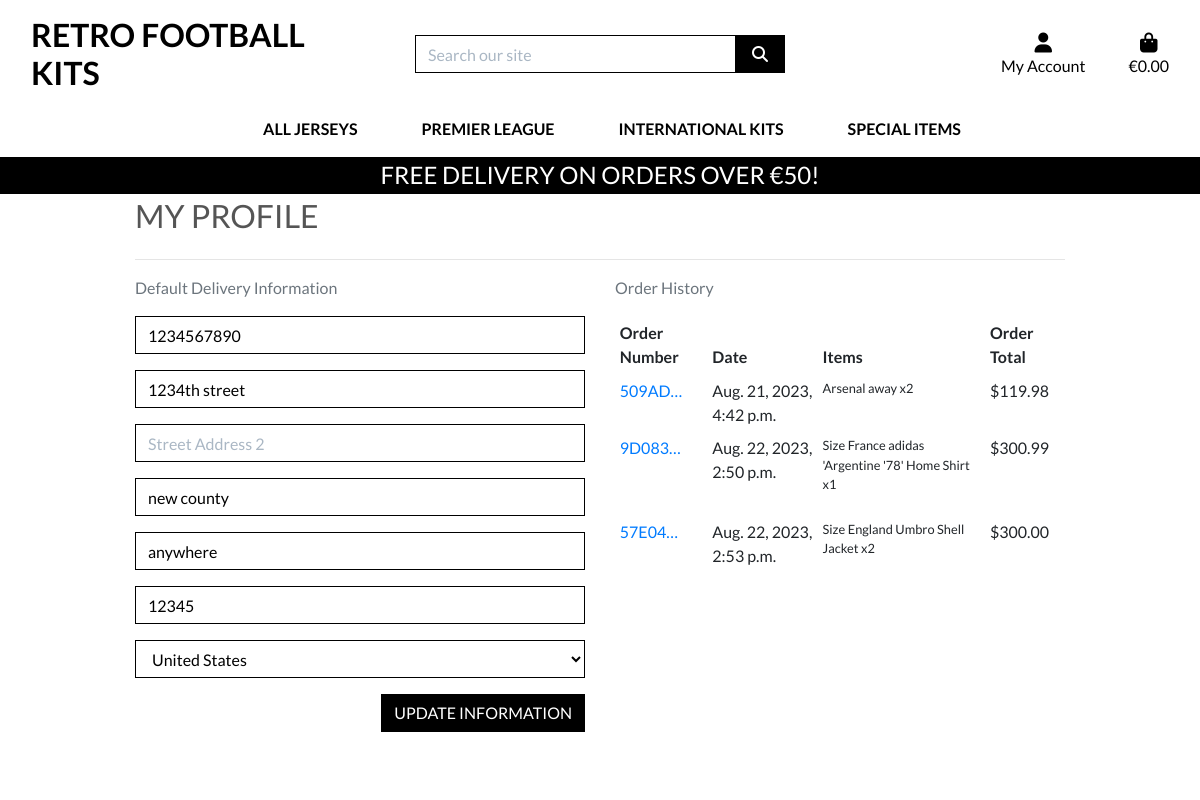
Screenshot of /profile/ (signed in) with the database file from the repository.
### profiles/models.py (models this page shows, shortened)
class UserProfile(models.Model):
    user = models.OneToOneField(User, on_delete=models.CASCADE)
    default_phone_number = models.CharField(max_length=20, null=True, blank=True)
    default_street_address1 = models.CharField(max_length=80, null=True, blank=True)
    default_street_address2 = models.CharField(max_length=80, null=True, blank=True)
    default_town_or_city = models.CharField(max_length=40, null=True, blank=True)
    default_county = models.CharField(max_length=80, null=True, blank=True)
    default_postcode = models.CharField(max_length=20, null=True, blank=True)
    default_country = CountryField(blank_label='Country', null=True, blank=True)

### checkout/models.py (models this page shows, shortened)
class Order(models.Model):
    order_number = models.CharField(max_length=32, null=False, editable=False)
    user_profile = models.ForeignKey(UserProfile, on_delete=models.SET_NULL,
                                     null=True, blank=True, related_name='orders')
    full_name = models.CharField(max_length=50, null=False, blank=False)
    email = models.EmailField(max_length=254, null=False, blank=False)
    phone_number = models.CharField(max_length=20, null=False, blank=False)
    country = CountryField(blank_label='Country *', null=False, blank=False)
    postcode = models.CharField(max_length=20, null=True, blank=True)
    town_or_city = models.CharField(max_length=40, null=False, blank=False)
    street_address1 = models.CharField(max_length=80, null=False, blank=False)
    street_address2 = models.CharField(max_length=80, null=True, blank=True)
    county = models.CharField(max_length=80, null=True, blank=True)
    date = models.DateTimeField(auto_now_add=True)
    delivery_cost = models.DecimalField(max_digits=6, decimal_places=2, null=False, default=0)
    order_total = models.DecimalField(max_digits=10, decimal_places=2, null=False, default=0)
    grand_total = models.DecimalField(max_digits=10, decimal_places=2, null=False, default=0)
    original_bag = models.TextField(null=False, blank=False, default='')
    stripe_pid = models.CharField(max_length=254, null=False, blank=False, default='')

class OrderLineItem(models.Model):
    order = models.ForeignKey(Order, null=False, blank=False, on_delete=models.CASCADE, related_name='lineitems')
    product = models.ForeignKey(Product, null=False, blank=False, on_delete=models.CASCADE)
    product_size = models.CharField(max_length=2, null=True, blank=True)  # XS, S, M, L, XL
    quantity = models.IntegerField(null=False, blank=False, default=0)
    lineitem_total = models.DecimalField(max_digits=6, decimal_places=2, null=False, blank=False, editable=False)

### products/models.py (models this page shows, shortened)
class Product(models.Model):
    category = models.ForeignKey(
        'Category', null=True, blank=True, on_delete=models.SET_NULL
    )
    sku = models.CharField(max_length=254, null=True, blank=True)
    name = models.CharField(max_length=254)
    description = models.TextField()
    has_sizes = models.BooleanField(default=False, null=True, blank=True)
    price = models.DecimalField(max_digits=6, decimal_places=2)
    rating = models.DecimalField(max_digits=6, decimal_places=2, null=True, blank=True)
    image_url = models.URLField(max_length=1024, null=True, blank=True)
    image = models.ImageField(null=True, blank=True)
    featured = models.BooleanField(default=False, null=True, blank=True)

### profiles/views.py (the view)
# urls.py: path('', views.profile, name='profile'),
@login_required
def profile(request):
    profile = get_object_or_404(UserProfile, user=request.user)
    if request.method == 'POST':
        form = UserProfileForm(request.POST, instance=profile)
        if form.is_valid():
            form.save()
            messages.success(request, 'Profile updated successfully')
        else:
            messages.error(request, 'Update failed. Please ensure the form is valid.')
    else:
        form = UserProfileForm(instance=profile)
    orders = profile.orders.all()
    template = 'profiles/profile.html'
    context = {
        'form': form,
        'orders': orders,
        'on_profile_page': True
    }
    return render(request, template, context)

### profiles/forms.py
class UserProfileForm(forms.ModelForm):
    class Meta:
        model = UserProfile
        exclude = ('user',)
    def __init__(self, *args, **kwargs):
        super().__init__(*args, **kwargs)
        placeholders = {
            'default_phone_number': 'Phone Number',
            'default_postcode': 'Postal Code',
            'default_town_or_city': 'Town or City',
            'default_street_address1': 'Street Address 1',
            'default_street_address2': 'Street Address 2',
            'default_county': 'County, State or Locality',
        }
        self.fields['default_phone_number'].widget.attrs['autofocus'] = True
        for field in self.fields:
            if field != 'default_country':
                if self.fields[field].required:
                    placeholder = f'{placeholders[field]} *'
                else:
                    placeholder = placeholders[field]
                self.fields[field].widget.attrs['placeholder'] = placeholder
            self.fields[field].widget.attrs['class'] = 'border-black rounded-0 profile-form-input'
            self.fields[field].label = False

### bag/contexts.py (called while the page is built, shortened)
def bag_contents(request):
    bag_items = []
    total = 0
    product_count = 0
    bag = request.session.get('bag', {})
    if total < settings.FREE_DELIVERY_THRESHOLD:
        delivery = total * Decimal(settings.STANDARD_DELIVERY_PERCENTAGE / 100)
        free_delivery_delta = settings.FREE_DELIVERY_THRESHOLD - total
    else:
        delivery = 0
        free_delivery_delta = 0
    grand_total = delivery + total
    context = {
        'bag_items': bag_items,
        'total': total,
        'product_count': product_count,
        'delivery': delivery,
        'free_delivery_delta': free_delivery_delta,
        'free_delivery_threshold': settings.FREE_DELIVERY_THRESHOLD,
        'grand_total': grand_total,
    }
    return context

### profiles/templates/profiles/profile.html (shortened to what this page needs)
{% extends "base.html" %}
{% load static %}
{% block extra_css %}
    <link rel="stylesheet" href="{% static 'profiles/css/profile.css' %}">
{% endblock %}
{% block page_header %}
    <div class="container header-container">
    </div>
{% endblock %}
{% block content %}
    <div class="overlay"></div>
    <div class="container">
        <div class="row">
            <div class="col">
                <h2 class="logo-font mb-4">My Profile</h2>
                <hr>
            </div>
        </div>
        <div class="row">
            <div class="col-12 col-lg-6">
                <p class="text-muted">Default Delivery Information</p>
                <form class="mt-3" action="{% url 'profile' %}" method="POST" id="profile-update-form">
                    {{ form|crispy }}
                    <button class="btn btn-black rounded-0 text-uppercase float-right">Update Information</button>
                </form>
            </div>
            <div class="col-12 col-lg-6">
                <p class="text-muted">Order History</p>
                <div class="order-history table-responsive">
                    <table class="table table-sm table-borderless">
                        <thead>
                            <tr>
                                <th>Order Number</th>
                                <th>Date</th>
                                <th>Items</th>
                                <th>Order Total</th>
                            </tr>
                        </thead>
                        <tbody>
                            {% for order in orders %}
                                <tr>
                                    <td>
                                        <a href="{% url 'order_history' order.order_number %}"
                                        title="{{ order.order_number }}">
                                            {{ order.order_number|truncatechars:6 }}
                                        </a>
                                    </td>
                                    <td>{{ order.date }}</td>
                                    <td>
                                        <ul class="list-unstyled">
                                            {% for item in order.lineitems.all %}
                                                <li class="small">
                                                    {% if item.product.has_sizes %}
                                                        Size {{ item.product.size|upper }}
                                                    {% endif %}{{ item.product.name }} x{{ item.quantity }}
                                                </li>
                                            {% endfor %}
                                        </ul>
                                    </td>
                                    <td>${{ order.grand_total }}</td>
                                </tr>
                            {% endfor %}
                        </tbody>
                    </table>
                </div>
            </div>
        </div>
{% endblock %}

### static/css/base.css (style rules this page uses)
html { height: 100%; }
body { background: url('/media/Classic11_Football_Shirts_Home_Page_4_Tight.webp') no-repeat center center fixed; background-size: cover; height: calc(100vh - 164px); color: #555; font-family: 'Lato'; }
.logo-font { text-transform: uppercase; }
.btn-black { background: black; color: white; }
.border-black { border: 1px solid black !important; }
.overlay { height: 100%; width: 100%; top: 0; left: 0; position: fixed; background: white; z-index: -1; }
@media (min-width: 1200px) { .container { max-width: 80%; } }
@media (min-width: 992px) { .header-container { padding-top: 164px; } }

### profiles/static/profiles/css/profile.css (style rules this page uses)
.order-history { max-height: 416px; overflow-y: auto; }
#profile-update-form .form-control { color: #000; }
#profile-update-form input::placeholder { color: #aab7c4; }
#id_default_country, #id_default_country option:not(:first-child) { color: #000; }

### rows the page displays
UserProfile: default_phone_number "1234567890", default_street_address1 "1234th street", default_town_or_city "new county", default_county "anywhere", default_postcode "12345", default_country "United States"
Order: order_number "509AD…", date "Aug. 21, 2023, 4:42 p.m.", grand_total "119.98"
OrderLineItem: product.name "Arsenal away", quantity "2"
Order: order_number "9D083…", date "Aug. 22, 2023, 2:50 p.m.", grand_total "300.99"
OrderLineItem: product.name "France adidas 'Argentine '78' Home Shirt", quantity "1"
Order: order_number "57E04…", date "Aug. 22, 2023, 2:53 p.m.", grand_total "300.00"
OrderLineItem: product.name "England Umbro Shell Jacket", quantity "2"

### other values shown
{{ free_delivery_threshold }} "50"
